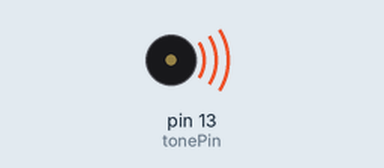
A sketch run on a simulated Arduino Uno, built with avr-gcc and run on an emulated ATmega328P. Shown: buzzer (waves = sounding).

Above: at 0.1 s.
Timing chart, 0 to 40.0 s (numbered marks = the images above):
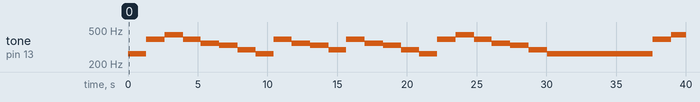

The sketch:

DC_Motor_Instrument.ino
```cpp
/* This sketch will play a melody [In this case Twinkle, Twinkle, Little Star] on a DC motor using the L239D Motor Controller
*/

// Define needed notes for melodies here, from lowest frequency (in Hz) to highest
//We are using unsigned int because it is the only allowed data type for the tone() function.
const unsigned int NC4 = 262; // Actual value is 261.63, but 262 is close enough - I rounded for some other notes too
const unsigned int ND4 = 294;
const unsigned int NE4 = 330;
const unsigned int NF4 = 349;
const unsigned int NG4 = 392;
const unsigned int NA4 = 440;

const byte tonePin = 13;

const byte bpm = 100; // Put the bpm for the song here. Program automatically converts it to needed values.
const int millisPerBeat = (float(1.0 / (float(bpm) / 60.0))) * 1000.0; // bpm / 60 converts to beats/second, 1 / converts to seconds/beat,
// and * 1000 converts to milliseconds

int SNote = millisPerBeat / 4; // Sixteenth note
int ENote = millisPerBeat / 2; // Eighth note
int QNote = millisPerBeat;     // Quarter Note
int HNote = millisPerBeat * 2; // Half Note
int WNote = millisPerBeat * 4; // Whole Note

const int melody[] = {NC4, NC4, NG4, NG4, NA4, NA4, NG4, NF4, NF4, NE4, NE4, ND4, ND4, NC4, NG4, NG4, NF4, NF4, NE4, NE4, ND4, NG4, NG4, NF4, NF4, NE4, NE4, ND4, NC4, NC4, NG4, NG4, NA4, NA4, NG4, NF4, NF4, NE4, NE4, ND4, ND4, NC4};
const int beat_values[] = {QNote, QNote, QNote, QNote, QNote, QNote, HNote, QNote, QNote, QNote, QNote, QNote, QNote, HNote, QNote, QNote, QNote, QNote, QNote, QNote, HNote, QNote, QNote, QNote, QNote, QNote, QNote, HNote, QNote, QNote, QNote, QNote, QNote, QNote, HNote, QNote, QNote, QNote, QNote, QNote, QNote, HNote};
const int NumberOfNotes = sizeof(melody) / 2; // sizeof returns number of bytes, but int is 16 bits, so divide by 2.

void setup() {
  pinMode(tonePin, OUTPUT);
  //Serial.begin(9600); // For Debugging
}

void loop() {
  for (int i = 0; i < NumberOfNotes; i++) {
    unsigned long lastMillis = millis(); // this will overflow after about 11 1/2 days. You could override this by including a watchdog which would reset the program at a certain interval.
    while ((millis() - lastMillis) < beat_values[i]) {
      tone(tonePin, melody[i]);
    }
    noTone(3); // The '3' refers to pin 3, not 3ms.
    delay(millisPerBeat / 10); // separate different notes with the same tune.
  }

  delay(5000); // delay before repeating the melody
}
```

Measured:
- by itself, tone on pin 13 (tonePin): plays 262 Hz for 1.3 s, 392 Hz for 1.3 s, 440 Hz for 1.3 s, 392 Hz for 1.3 s, 349 Hz for 1.3 s, 330 Hz for 1.3 s … (26 notes in this stretch)
